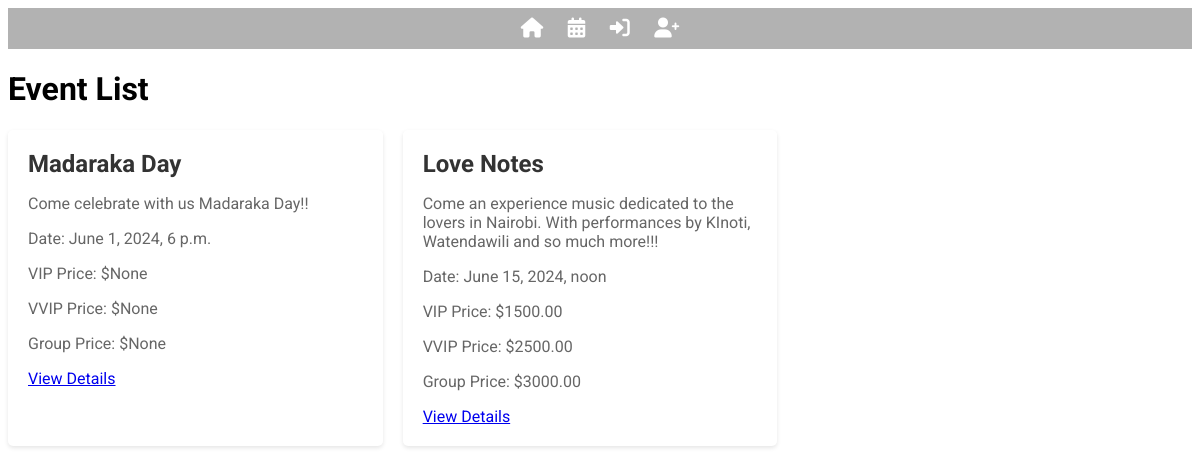
/events/, run on an earlier commit of the app's database.
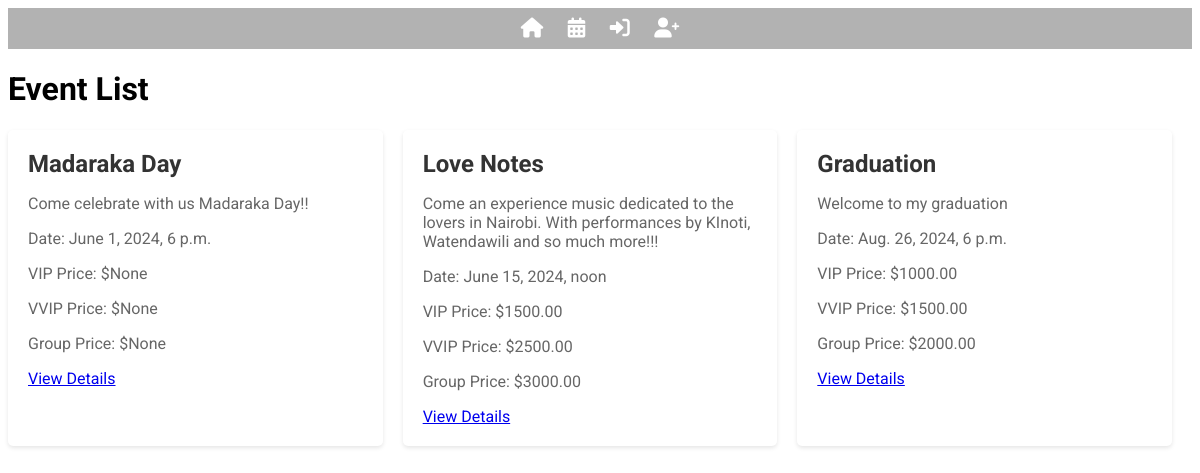
And on a later commit of the database.
### events/models.py (models this page shows, shortened)
class Event(models.Model):
    name = models.CharField(max_length=255)
    description = models.TextField()
    date = models.DateTimeField()
    price_vip = models.DecimalField(max_digits=10, decimal_places=2, null=True, blank=True)
    price_vvip = models.DecimalField(max_digits=10, decimal_places=2, null=True, blank=True)
    price_group = models.DecimalField(max_digits=10, decimal_places=2, null=True, blank=True)
    tickets_vip = models.PositiveIntegerField(default=0)
    tickets_vvip = models.PositiveIntegerField(default=0)
    tickets_group = models.PositiveIntegerField(default=0)
    image = models.ImageField(upload_to='event_images/', blank=True, null=True)
    organizer = models.ForeignKey(Person, on_delete=models.CASCADE, related_name='organized_events', null=True, blank=True)
    location = models.CharField(max_length=255, blank=True, null=True)

### events/views.py (the view)
# urls.py: path('', event_list, name='event_list'),
def event_list(request):
    events = Event.objects.all()
    return render(request, 'events/event_list.html', {'events': events})

### events/templates/events/event_list.html (shortened to what this page needs)
{% extends 'persons/base.html' %}
{% block content %}
<h1>Event List</h1>
  <div class="event-list">
    {% for event in events %}
      <div class="event-card">
            <div class="event-info">
              <h2>{{ event.name }}</h2>
              <p>{{ event.description }}</p>
              <p>Date: {{ event.date }}</p>
              <p>VIP Price: ${{ event.price_vip }}</p>
              <p>VVIP Price: ${{ event.price_vvip }}</p>
              <p>Group Price: ${{ event.price_group }}</p>
              <a href="{% url 'event_detail' event.id %}">View Details</a>
            </div>
      </div>
    {% endfor %}
    </div>
{% endblock %}

### persons/templates/persons/base.html (shortened to what this page needs)
{% load static %}
<!DOCTYPE html>
<html>
<head>
    <link rel="stylesheet" href="https://cdnjs.cloudflare.com/ajax/libs/font-awesome/6.0.0-beta3/css/all.min.css">
</head>
<body>
    <nav class="navbar">
        <ul>
            <li>
                <a href="{% url 'index' %}">
                    <i class="fa fa-home"></i>
                </a>
            </li>
            <li>
                <a href="{% url 'event_list' %}">
                    <i class="fa fa-calendar-alt"></i>
                </a>
            </li>
            {% if user.is_authenticated %}
                <li>
                    <a href="{% url 'wallet_balance' %}">
                        <i class="fa fa-wallet"></i>
                        <span class="tooltip">Wallet Balance</span>
                    </a>
                </li>
                <li>
                    <a href="{% url 'top_up_wallet' %}">
                        <i class="fa fa-credit-card"></i>
                        <span class="tooltip">Top Up Wallet</span>
                    </a>
                </li>
                <li>
                    <a href="{% url 'logout' %}">
                        <i class="fa fa-sign-out-alt"></i>
                        <span class="tooltip">Log Out</span>
                    </a>
                </li>
            {% else %}
                <li>
                    <a href="{% url 'log_in' %}">
                        <i class="fa fa-sign-in-alt"></i>
                    </a>
                </li>
                <li>
                    <a href="{% url 'sign_up' %}">
                        <i class="fa fa-user-plus"></i>
                    </a>
                </li>
            {% endif %}
        </ul>
    </nav>
    {% block content %}
    {% endblock %}
</body>
</html>

### persons/templates/persons/base.html (style rules this page uses)
.navbar { background-color: rgba(0, 0, 0, 0.3); padding: 10px; text-align: center; font-family: Arial, sans-serif; }
.navbar ul { list-style: none; padding: 0; margin: 0; }
.navbar li { display: inline-block; margin: 0 10px; position: relative; }
.navbar a { color: #fff; text-decoration: none; font-weight: bold; display: flex; flex-direction: column; align-items: center; }
.navbar a .fa { font-size: 20px; }

### events/templates/events/event_list.html (style rules this page uses)
body { background: url('https://images.unsplash.com/photo-1470229722913-7c0e2dbbafd3?q=80&w=2070&auto=format&fit=crop&ixlib=rb-4.0.3&ixid=M3wxMjA3fDB8MHxwaG90by1wYWdlfHx8fGVufDB8fHx8fA%3D%3D') no-repeat center center fixed; background-size: cover; font-family: 'Roboto', Arial, sans-serif; }
.event-list { display: flex; flex-wrap: wrap; gap: 20px; }
.event-card { background-color: #fff; border-radius: 5px; box-shadow: 0 2px 4px rgba(0, 0, 0, 0.1); overflow: hidden; flex: 1 1 calc(33.333% - 20px); max-width: calc(33.333% - 20px); }
.event-card .event-info { padding: 20px; }
.event-card h2 { margin-top: 0; margin-bottom: 10px; color: #333; }
.event-card p { color: #666; }

What changed in the data, as far as the page shows it:
added Event: name "Graduation", description "Welcome to my graduation", date "Aug. 26, 2024, 6 p.m.", price_vip "1000.00", price_vvip "1500.00", price_group "2000.00"
